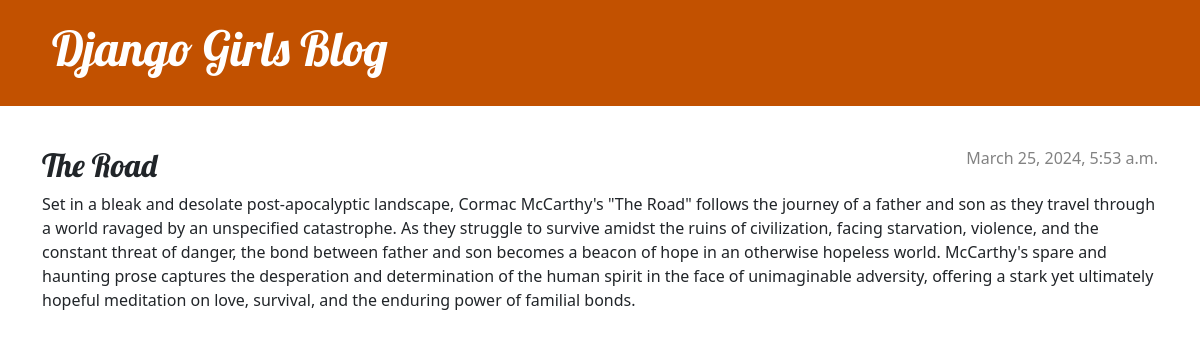
The page /post/10/ on the database its author committed.
### blog/models.py (models this page shows, shortened)
class Post(models.Model):
    author = models.ForeignKey(settings.AUTH_USER_MODEL, on_delete=models.CASCADE)
    title = models.CharField(max_length=200)
    text = models.TextField()
    created_date = models.DateTimeField(default=timezone.now)
    published_date = models.DateTimeField(blank=True, null=True)

### blog/views.py (the view)
# urls.py: path('post/<int:pk>/', views.post_detail, name='post_detail'),
def post_detail(request, pk):
    post = get_object_or_404(Post, pk=pk)
    return render(request, 'blog/post_detail.html', {'post': post})

### blog/templates/blog/post_detail.html (shortened to what this page needs)
{% extends 'blog/base.html' %}
{% block content %}
    <article class="post">
        {% if post.published_date %}
        <div class="date">
            {{ post.published_date }}
        </div>
    {% endif %}
        <h2>{{ post.title }}</h2>
        <p>{{ post.text|linebreaksbr }}</p>
    </article>
{% endblock %}

### blog/static/css/blog.css (style rules this page uses)
h1, h2, h3, h4 { font-family: 'Lobster', cursive; }
.date { color: #828282; }
.post { margin-bottom: 70px; }
.post > .date, .post > .actions { float: right; }

### rows shown on the page
Post: published_date "March 25, 2024, 5:53 a.m.", title "The Road", text "Set in a bleak and desolate post-apocalyptic landscape, Cormac McCarthy's \"The Road\" follows the journey of a father and son as they travel through a world ravaged by an unspecified catastrophe. As they struggle to survive amidst the ruins of civilization, facing starvation, violence, and the constant threat of danger, the bond between father and son becomes a beacon of hope in an otherwise hopeless world. McCarthy's spare and haunting prose captures the desperation and determination of the human spirit in the face of unimaginable adversity, offering a stark yet ultimately hopeful meditation on love, survival, and the enduring power of familial bonds."
